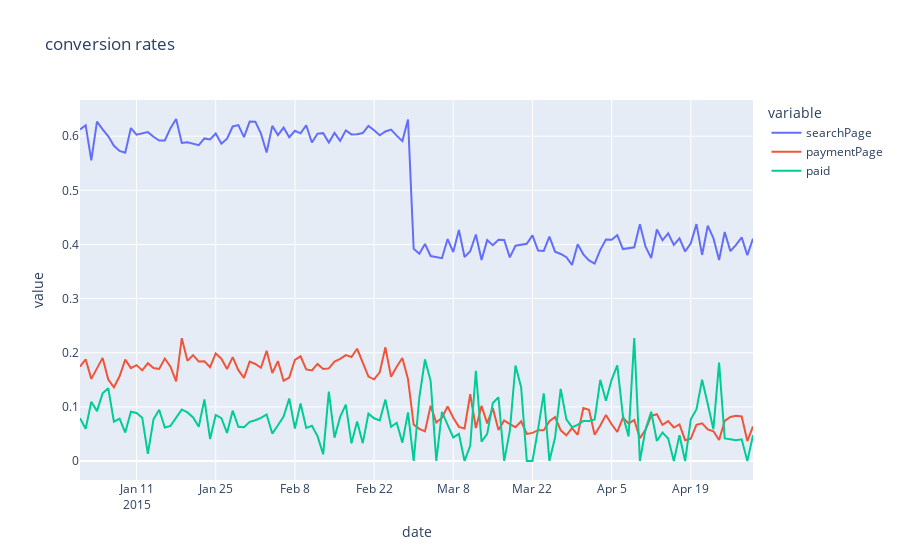

The notebook cell this image was saved under:
### Code cell
fig = px.line(conTime, title='conversion rates')
fig.show()
